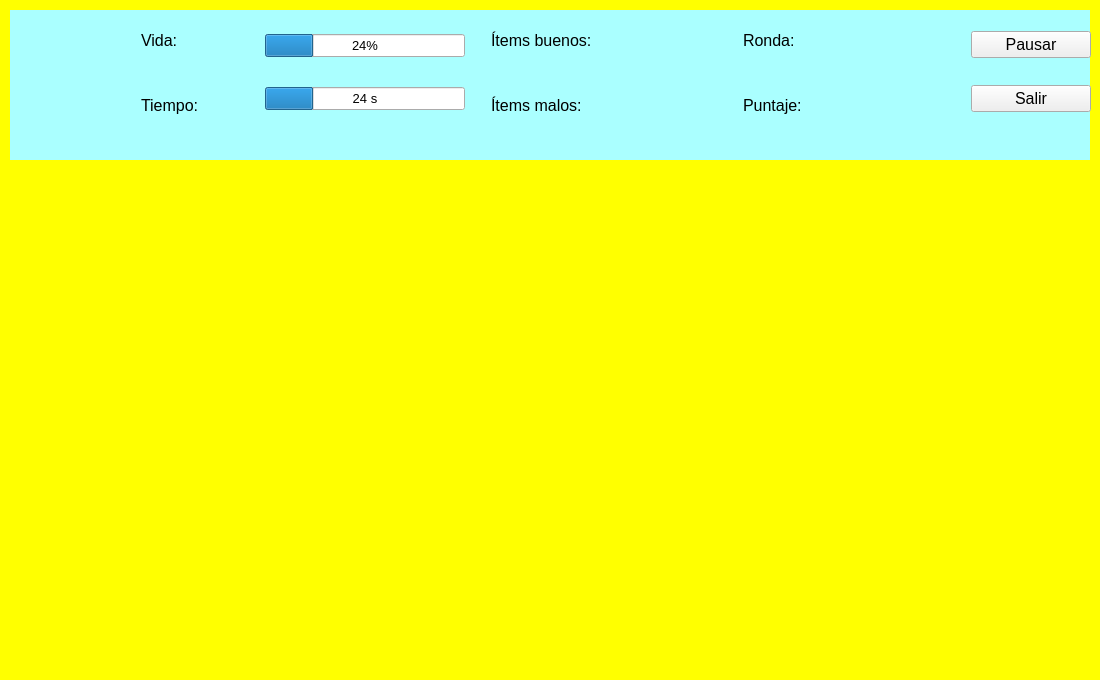
<?xml version="1.0" encoding="UTF-8"?>
<ui version="4.0">
 <class>MainWindow</class>
 <widget class="QMainWindow" name="MainWindow">
  <property name="geometry">
   <rect>
    <x>0</x>
    <y>0</y>
    <width>1100</width>
    <height>680</height>
   </rect>
  </property>
  <property name="minimumSize">
   <size>
    <width>1100</width>
    <height>680</height>
   </size>
  </property>
  <property name="maximumSize">
   <size>
    <width>1100</width>
    <height>680</height>
   </size>
  </property>
  <property name="windowTitle">
   <string>MainWindow</string>
  </property>
  <property name="windowOpacity">
   <double>1.000000000000000</double>
  </property>
  <property name="styleSheet">
   <string notr="true"/>
  </property>
  <widget class="QWidget" name="centralwidget">
   <widget class="QWidget" name="verticalLayoutWidget">
    <property name="geometry">
     <rect>
      <x>10</x>
      <y>10</y>
      <width>1081</width>
      <height>661</height>
     </rect>
    </property>
    <layout class="QVBoxLayout" name="verticalLayout" stretch="0,0">
     <item>
      <layout class="QHBoxLayout" name="horizontalLayout_2" stretch="0,0,0,0,0,0,0,0">
       <property name="sizeConstraint">
        <enum>QLayout::SetMinimumSize</enum>
       </property>
       <item>
        <widget class="QLabel" name="label_logo">
         <property name="minimumSize">
          <size>
           <width>125</width>
           <height>125</height>
          </size>
         </property>
         <property name="maximumSize">
          <size>
           <width>125</width>
           <height>125</height>
          </size>
         </property>
         <property name="text">
          <string/>
         </property>
         <property name="scaledContents">
          <bool>true</bool>
         </property>
        </widget>
       </item>
       <item>
        <layout class="QVBoxLayout" name="verticalLayout_2">
         <item>
          <widget class="QLabel" name="label_4">
           <property name="font">
            <font>
             <pointsize>12</pointsize>
            </font>
           </property>
           <property name="text">
            <string>Vida:</string>
           </property>
          </widget>
         </item>
         <item>
          <widget class="QLabel" name="label_10">
           <property name="font">
            <font>
             <pointsize>12</pointsize>
            </font>
           </property>
           <property name="text">
            <string>Tiempo:</string>
           </property>
          </widget>
         </item>
        </layout>
       </item>
       <item>
        <layout class="QVBoxLayout" name="verticalLayout_5">
         <item>
          <widget class="QProgressBar" name="barra_vida">
           <property name="maximumSize">
            <size>
             <width>200</width>
             <height>16777215</height>
            </size>
           </property>
           <property name="font">
            <font>
             <pointsize>10</pointsize>
            </font>
           </property>
           <property name="value">
            <number>24</number>
           </property>
          </widget>
         </item>
         <item>
          <widget class="QProgressBar" name="barra_tiempo">
           <property name="maximumSize">
            <size>
             <width>200</width>
             <height>16777215</height>
            </size>
           </property>
           <property name="font">
            <font>
             <pointsize>10</pointsize>
            </font>
           </property>
           <property name="value">
            <number>24</number>
           </property>
           <property name="format">
            <string>%v s</string>
           </property>
          </widget>
         </item>
        </layout>
       </item>
       <item>
        <layout class="QVBoxLayout" name="verticalLayout_4">
         <property name="leftMargin">
          <number>20</number>
         </property>
         <item>
          <widget class="QLabel" name="label_11">
           <property name="font">
            <font>
             <pointsize>12</pointsize>
            </font>
           </property>
           <property name="text">
            <string>Ítems buenos:</string>
           </property>
          </widget>
         </item>
         <item>
          <widget class="QLabel" name="label_12">
           <property name="font">
            <font>
             <pointsize>12</pointsize>
            </font>
           </property>
           <property name="text">
            <string>Ítems malos:</string>
           </property>
          </widget>
         </item>
        </layout>
       </item>
       <item>
        <layout class="QVBoxLayout" name="verticalLayout_3">
         <property name="rightMargin">
          <number>15</number>
         </property>
         <item>
          <widget class="QLabel" name="label_items_buenos">
           <property name="font">
            <font>
             <pointsize>12</pointsize>
            </font>
           </property>
           <property name="text">
            <string>&lt;items_buenos&gt;</string>
           </property>
          </widget>
         </item>
         <item>
          <widget class="QLabel" name="label_items_malos">
           <property name="font">
            <font>
             <pointsize>12</pointsize>
            </font>
           </property>
           <property name="text">
            <string>&lt;items_malos&gt;</string>
           </property>
          </widget>
         </item>
        </layout>
       </item>
       <item>
        <layout class="QVBoxLayout" name="verticalLayout_8">
         <property name="leftMargin">
          <number>20</number>
         </property>
         <item>
          <widget class="QLabel" name="label_16">
           <property name="font">
            <font>
             <pointsize>12</pointsize>
            </font>
           </property>
           <property name="text">
            <string>Ronda:</string>
           </property>
          </widget>
         </item>
         <item>
          <widget class="QLabel" name="label_15">
           <property name="font">
            <font>
             <pointsize>12</pointsize>
            </font>
           </property>
           <property name="text">
            <string>Puntaje:</string>
           </property>
          </widget>
         </item>
        </layout>
       </item>
       <item>
        <layout class="QVBoxLayout" name="verticalLayout_7">
         <property name="rightMargin">
          <number>30</number>
         </property>
         <item>
          <widget class="QLabel" name="label_ronda">
           <property name="font">
            <font>
             <pointsize>12</pointsize>
            </font>
           </property>
           <property name="text">
            <string>&lt;Ronda&gt;</string>
           </property>
          </widget>
         </item>
         <item>
          <widget class="QLabel" name="label_puntaje">
           <property name="font">
            <font>
             <pointsize>11</pointsize>
            </font>
           </property>
           <property name="text">
            <string>&lt;Puntaje&gt;</string>
           </property>
          </widget>
         </item>
        </layout>
       </item>
       <item>
        <layout class="QVBoxLayout" name="verticalLayout_6">
         <item>
          <widget class="QPushButton" name="boton_pausar">
           <property name="minimumSize">
            <size>
             <width>120</width>
             <height>0</height>
            </size>
           </property>
           <property name="font">
            <font>
             <pointsize>12</pointsize>
            </font>
           </property>
           <property name="text">
            <string>Pausar</string>
           </property>
          </widget>
         </item>
         <item>
          <widget class="QPushButton" name="boton_salir">
           <property name="font">
            <font>
             <pointsize>12</pointsize>
            </font>
           </property>
           <property name="text">
            <string>Salir</string>
           </property>
          </widget>
         </item>
        </layout>
       </item>
      </layout>
     </item>
     <item>
      <widget class="QLabel" name="label_mapa">
       <property name="minimumSize">
        <size>
         <width>0</width>
         <height>500</height>
        </size>
       </property>
       <property name="text">
        <string/>
       </property>
       <property name="textFormat">
        <enum>Qt::AutoText</enum>
       </property>
       <property name="scaledContents">
        <bool>true</bool>
       </property>
      </widget>
     </item>
    </layout>
   </widget>
   <widget class="QLabel" name="fondo_amarillo">
    <property name="geometry">
     <rect>
      <x>0</x>
      <y>0</y>
      <width>1121</width>
      <height>681</height>
     </rect>
    </property>
    <property name="styleSheet">
     <string notr="true">background-color: rgb(255, 255, 0);</string>
    </property>
    <property name="text">
     <string/>
    </property>
   </widget>
   <widget class="QLabel" name="fondo_celeste_2">
    <property name="geometry">
     <rect>
      <x>10</x>
      <y>10</y>
      <width>1080</width>
      <height>150</height>
     </rect>
    </property>
    <property name="minimumSize">
     <size>
      <width>125</width>
      <height>125</height>
     </size>
    </property>
    <property name="maximumSize">
     <size>
      <width>1300</width>
      <height>1000</height>
     </size>
    </property>
    <property name="styleSheet">
     <string notr="true">background-color: rgb(170, 255, 255);
gridline-color: rgb(170, 170, 255);
border-color: rgb(0, 170, 255);</string>
    </property>
    <property name="text">
     <string/>
    </property>
    <property name="scaledContents">
     <bool>true</bool>
    </property>
   </widget>
   <zorder>fondo_amarillo</zorder>
   <zorder>fondo_celeste_2</zorder>
   <zorder>verticalLayoutWidget</zorder>
  </widget>
 </widget>
 <resources/>
 <connections/>
</ui>
